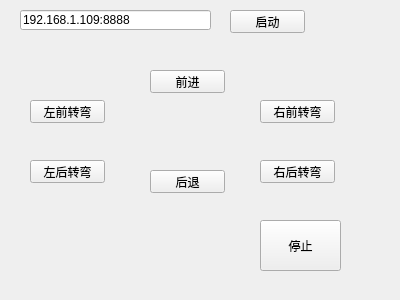
<?xml version="1.0" encoding="UTF-8"?>
<ui version="4.0">
 <class>Widget</class>
 <widget class="QWidget" name="Widget">
  <property name="geometry">
   <rect>
    <x>0</x>
    <y>0</y>
    <width>400</width>
    <height>300</height>
   </rect>
  </property>
  <property name="windowTitle">
   <string>Widget</string>
  </property>
  <widget class="QPushButton" name="forward_pushButton">
   <property name="geometry">
    <rect>
     <x>150</x>
     <y>70</y>
     <width>75</width>
     <height>23</height>
    </rect>
   </property>
   <property name="text">
    <string>前进</string>
   </property>
  </widget>
  <widget class="QPushButton" name="back_pushButton">
   <property name="geometry">
    <rect>
     <x>150</x>
     <y>170</y>
     <width>75</width>
     <height>23</height>
    </rect>
   </property>
   <property name="text">
    <string>后退</string>
   </property>
  </widget>
  <widget class="QPushButton" name="left1_pushButton">
   <property name="geometry">
    <rect>
     <x>30</x>
     <y>100</y>
     <width>75</width>
     <height>23</height>
    </rect>
   </property>
   <property name="text">
    <string>左前转弯</string>
   </property>
  </widget>
  <widget class="QPushButton" name="left2_pushButton">
   <property name="geometry">
    <rect>
     <x>30</x>
     <y>160</y>
     <width>75</width>
     <height>23</height>
    </rect>
   </property>
   <property name="text">
    <string>左后转弯</string>
   </property>
  </widget>
  <widget class="QPushButton" name="right1_pushButton">
   <property name="geometry">
    <rect>
     <x>260</x>
     <y>100</y>
     <width>75</width>
     <height>23</height>
    </rect>
   </property>
   <property name="text">
    <string>右前转弯</string>
   </property>
  </widget>
  <widget class="QPushButton" name="right2_pushButton">
   <property name="geometry">
    <rect>
     <x>260</x>
     <y>160</y>
     <width>75</width>
     <height>23</height>
    </rect>
   </property>
   <property name="text">
    <string>右后转弯</string>
   </property>
  </widget>
  <widget class="QLineEdit" name="server_lineEdit">
   <property name="geometry">
    <rect>
     <x>20</x>
     <y>10</y>
     <width>191</width>
     <height>20</height>
    </rect>
   </property>
   <property name="text">
    <string>192.168.1.109:8888</string>
   </property>
  </widget>
  <widget class="QPushButton" name="start_pushButton">
   <property name="geometry">
    <rect>
     <x>230</x>
     <y>10</y>
     <width>75</width>
     <height>23</height>
    </rect>
   </property>
   <property name="text">
    <string>启动</string>
   </property>
  </widget>
  <widget class="QPushButton" name="stop_pushButton">
   <property name="geometry">
    <rect>
     <x>260</x>
     <y>220</y>
     <width>81</width>
     <height>51</height>
    </rect>
   </property>
   <property name="text">
    <string>停止</string>
   </property>
  </widget>
 </widget>
 <layoutdefault spacing="6" margin="11"/>
 <resources/>
 <connections/>
</ui>
